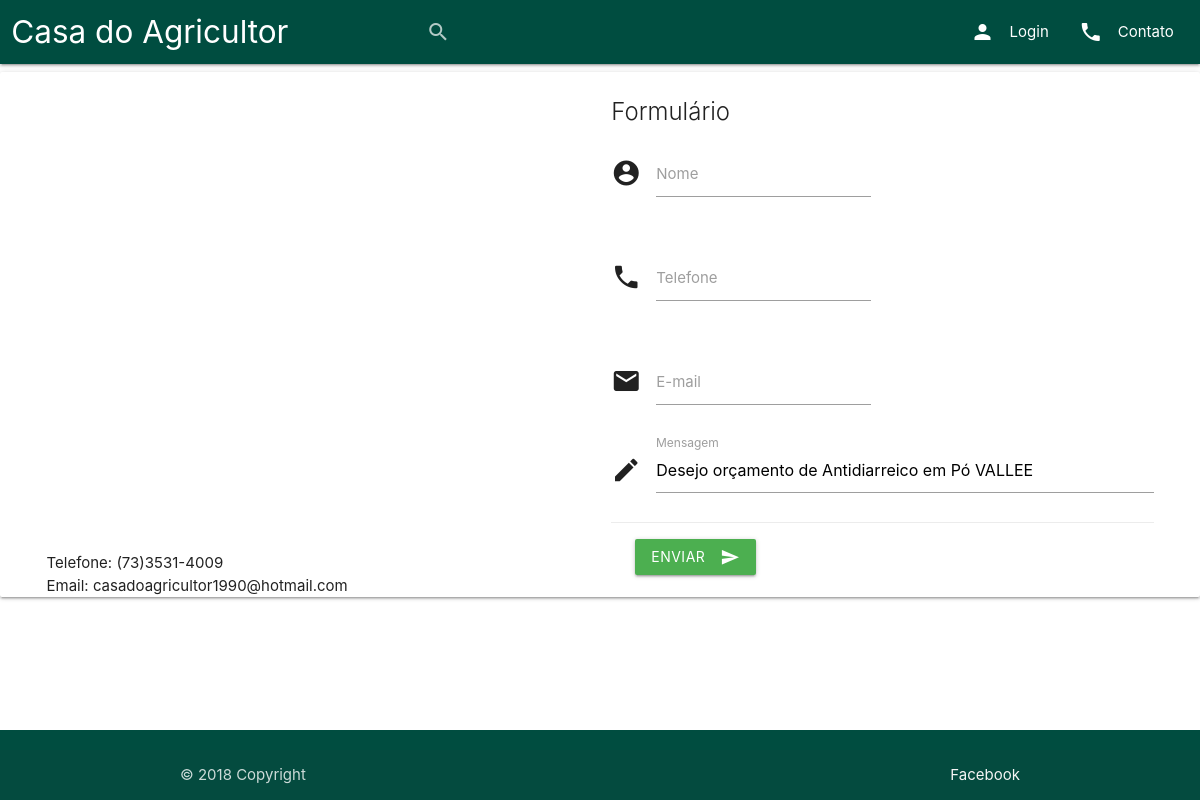
Before: /contato.php?id=2 with the older database file.
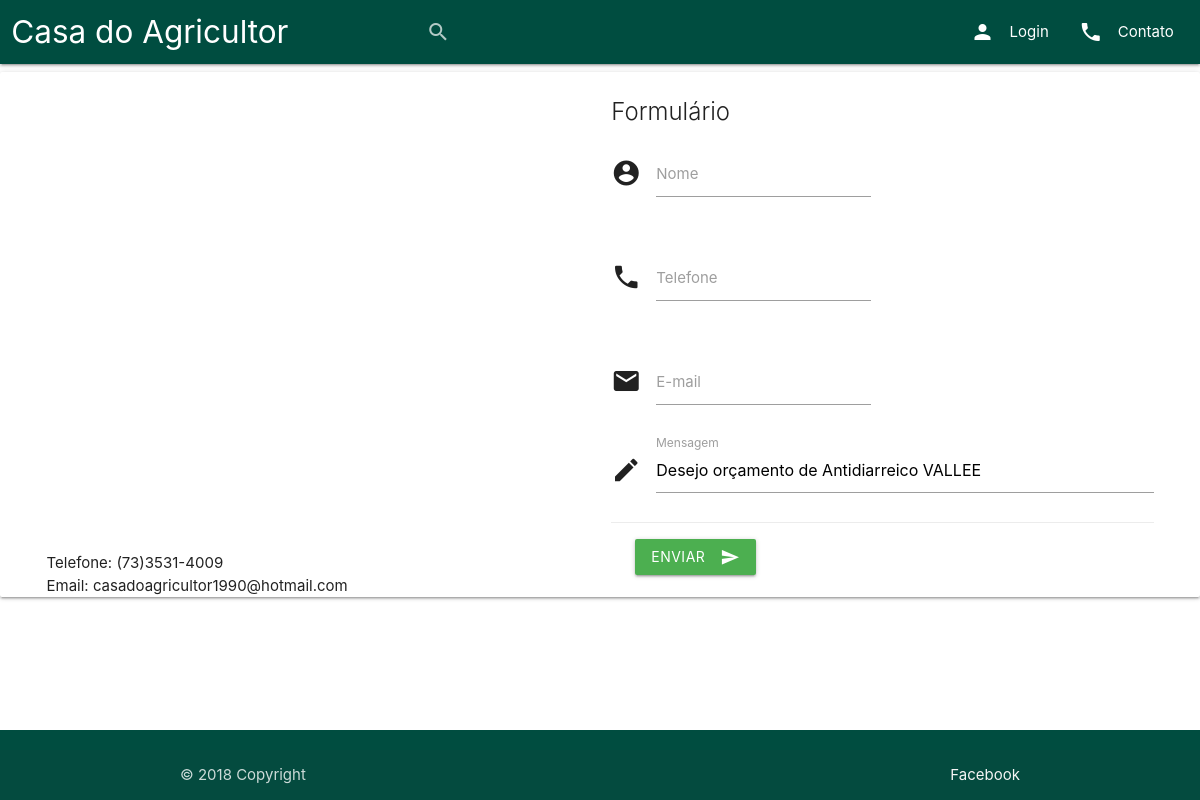
After: the same page with the newer database file.
### tables this page shows
CREATE TABLE `products` (
  `id` int(10) UNSIGNED NOT NULL,
  `description` varchar(255) NOT NULL,
  `brand` varchar(255) NOT NULL,
  `info` varchar(255) NOT NULL,
  `quantity` int(11) NOT NULL,
  `image` longblob NOT NULL
);

### contato.php (the view, shortened to what this page needs)
<?php
    include_once('includes/header.php');
    $name = "";
    $phone = "";
    $email = "";
    $message = "";
    if(isset($_GET['id'])){
        require_once('php_action/db.php');
        $sql = "SELECT description, brand FROM products WHERE id = ".$_GET['id'];
        $result = mysqli_query($db_link, $sql);
        if($product=mysqli_fetch_array($result)){
            $message = "Desejo orçamento de ".$product['description']." ".$product['brand'];
        }
    }
?>
<form action="php_action/sendMessage.php" method="POST">
    <div class="row">
        <div class="card white col s12">
            <div class="card-content">
                <div class="col s12 m12 l6 left">
                    <iframe class="hide-on-small-only" src="https://www.google.com/maps/embed?pb=!1m14!1m8!1m3!1d15475.699247482104!2d-39.7333137!3d-14.1405179!3m2!1i1024!2i768!4f13.1!3m3!1m2!1s0x0%3A0xfbddd04534c014a2!2sCasa+do+Agricultor!5e0!3m2!1spt-BR!2sbr!4v1539017478298"
                        width="600" height="450" frameborder="0" style="border:0" allowfullscreen></iframe>
                    <p>Telefone: (73)3531-4009</p>
                    <p>Email: casadoagricultor1990@hotmail.com</p>
                </div>
                <div class="col s12 m12 l6 right">
                    <span class="card-title">Formulário</span>
                    <div class="row">
                        <div class="input-field col s12 m12 l6">
                            <i class="material-icons prefix">account_circle</i>
                            <input id="name" name="name" type="text" required class="validate" value="<?php echo $name; ?>" />
                            <label for="name">Nome</label>
                        </div>
                    </div>
                    <div class="row">
                        <div class="input-field col s12 m12 l6">
                            <i class="material-icons prefix">phone</i>
                            <input id="phone" name="phone" type="tel" required value="<?php echo $phone; ?>" class="phone_with_ddd">
                            <label for="phone">Telefone</label>
                        </div>
                    </div>
                    <div class="row">
                        <div class="input-field col s12 m12 l6">
                            <i class="material-icons prefix">email</i>
                            <input id="email" name="email" type="email" required value="<?php echo $email; ?>" class="validate">
                            <label for="email">E-mail</label>
                        </div>
                    </div>
                    <div class="input-field">
                        <i class="material-icons prefix">mode_edit</i>
                        <textarea id="message" name="message" required class="materialize-textarea" data-length="255""><?php echo $message; ?></textarea>
                        <label for="message">Mensagem</label>
                    </div>
                    <div class="card-action">
                        <button class="btn waves-effect green" type="submit" name="send">Enviar
                            <i class="material-icons right">send</i>
                        </button>
                    </div>
                </div>
            </div>
        </div>
    </div>
</form>
<?php
    include_once('includes/footer.php');
?>

### includes/header.php (shortened to what this page needs)
<!DOCTYPE html>
<html lang="pt-br">
    <head>
        <link rel="stylesheet" href="css/materialize.min.css">
        <link rel="stylesheet" href="css/style.css">
    </head>
    <body >
        <nav class="teal darken-4">
            <div class="nav-wrapper row">
                <div class="col l4 s12">
                    <a href="index.php" class="brand-logo left hide-on-med-and-down">Casa do Agricultor</a>
                </div>
                <nav class="col s4 teal darken-4 z-depth-0 hide-on-med-and-down">
                    <div class="nav-wrapper">
                        <form action="produtos.php" method="GET">
                            <div class="input-field">
                                <input id="search" type="search" name="search" required>
                                <label class="label-icon" for="search"><i class="material-icons">search</i></label>
                                <i class="material-icons">close</i>
                            </div>
                        </form>
                    </div>
                </nav>
                <div class="col s4 right">
                    <ul class="right hide-on-med-and-down">
                        <?php
                        if(!isset($_SESSION['logado'])){ ?>
                        <li>
                            <a href="login.php"><i class="material-icons left">person</i>Login</a>
                        </li>
                        <?php } ?>
                        <li>
                            <a href="contato.php">Contato<i class="material-icons left">phone</i></a>
                        </li>
                    </ul>
                </div>
            </div>
        </nav>
        <main>

### includes/footer.php (shortened to what this page needs)
    </main>
    <footer class="page-footer teal darken-4">
        <div class="footer-copyright">
            <div class="container">
                © 2018 Copyright
                <a class="grey-text text-lighten-4 right" href="https://goo.gl/HE9akc">Facebook</a>
            </div>
        </div>
    </footer>
</body>
</html>

### css/style.css (style rules this page uses)
body { display: flex; min-height: 100vh; flex-direction: column; }
main { flex: 1 0 auto; }

Changed rows visible on the page:
changed products: message "Desejo orçamento de Antidiarreico em Pó VALLEE" → "Desejo orçamento de Antidiarreico VALLEE"
